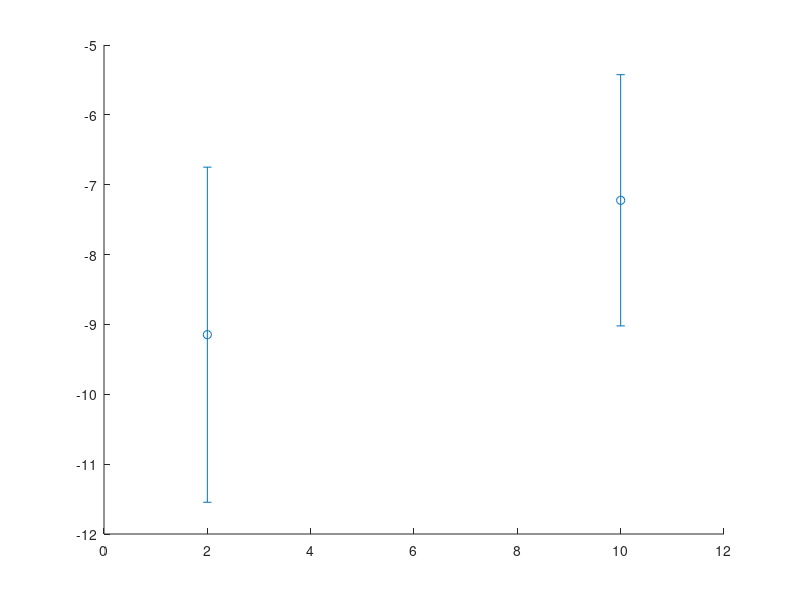

Write the MATLAB code that produced this figure. (Note: this script raises an error after producing the figure.)

% Slopes (s) and their 95% confidence interval (i)
L1SES   = struct('s',-9.147,'i',(11.546-6.749)/2);
L1SDSS  = struct('s',-6.796,'i',(8.251-5.340)/2);
R1SES   = struct('s',-7.223,'i',(9.021-5.425)/2);
R1SDSS  = struct('s',-7.539,'i',(8.566-6.511)/2);

L2SES   = struct('s',-6.094,'i',(7.710-4.477)/2);
L2SDSS  = struct('s',-3.153,'i',(3.959-2.347)/2);
R2SES   = struct('s',-7.511,'i',(8.993-6.029)/2);
R2SDSS  = struct('s',-3.975,'i',(4.522-3.428)/2);

figure
hold on
errorbar([2,10],	[L1SES.s,R1SES.s],[L1SES.i,R1SES.i],      'o', 'Color', [0,0.447,0.741]);
errorbar([3,11],	[L1SDSS.s,R1SDSS.s],[L1SDSS.i,R1SDSS.i],  's', 'Color', [0,0.447,0.741]);
errorbar([4,12],	[L2SES.s,R2SES.s],[L2SES.i,R2SES.i],      'o', 'Color', [0.85,0.325,0.098]);
errorbar([5,13],	[L2SDSS.s,R2SDSS.s],[L2SDSS.i,R2SDSS.i],  's', 'Color', [0.85,0.325,0.098]);
plot([5.5 5.5],ylim,'Color',[0.15,0.15,0.15,0.15])
xlim([0 15])
legend('SES 1','SDSS 1'); title 'First Set'; box 'on';
set(gca,'XTick',[2.5 8.5],'XTickLabel',{'Left Leg','Right Leg'},'TickLength',[0 0], 'Ygrid', 'on');
hold off





